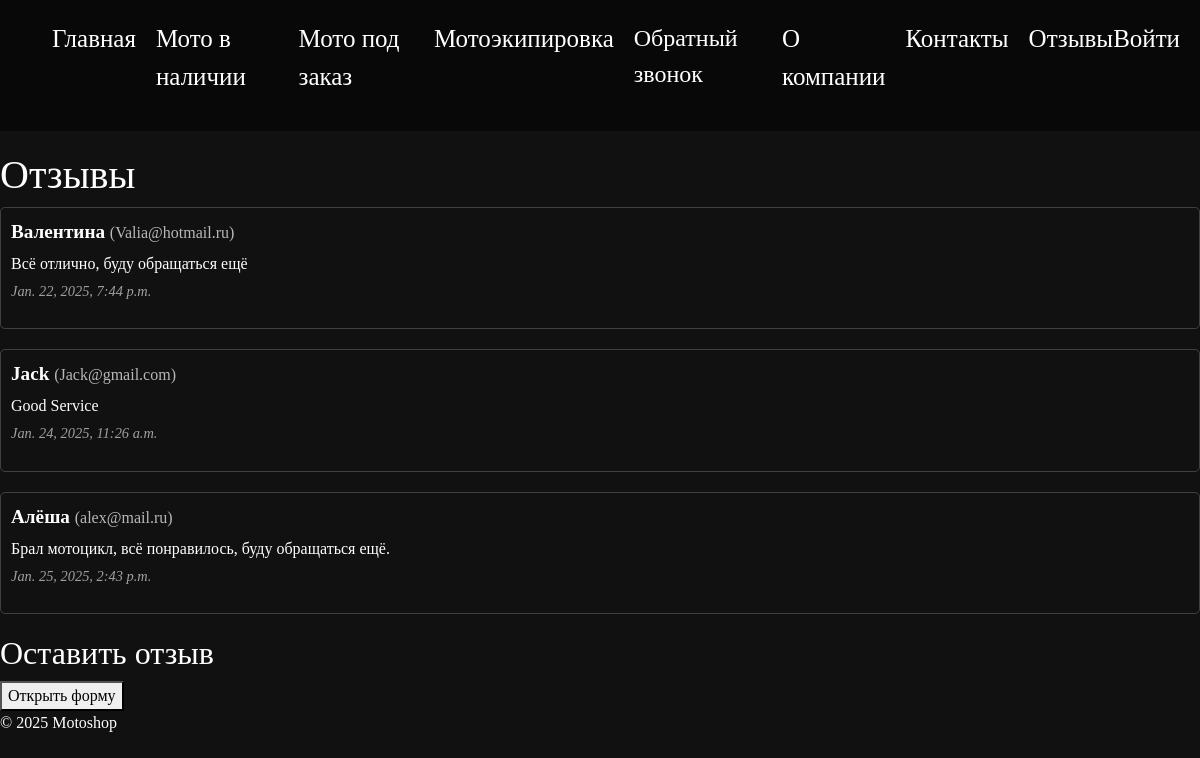
/comments/comments/, run on an earlier commit of the app's database.
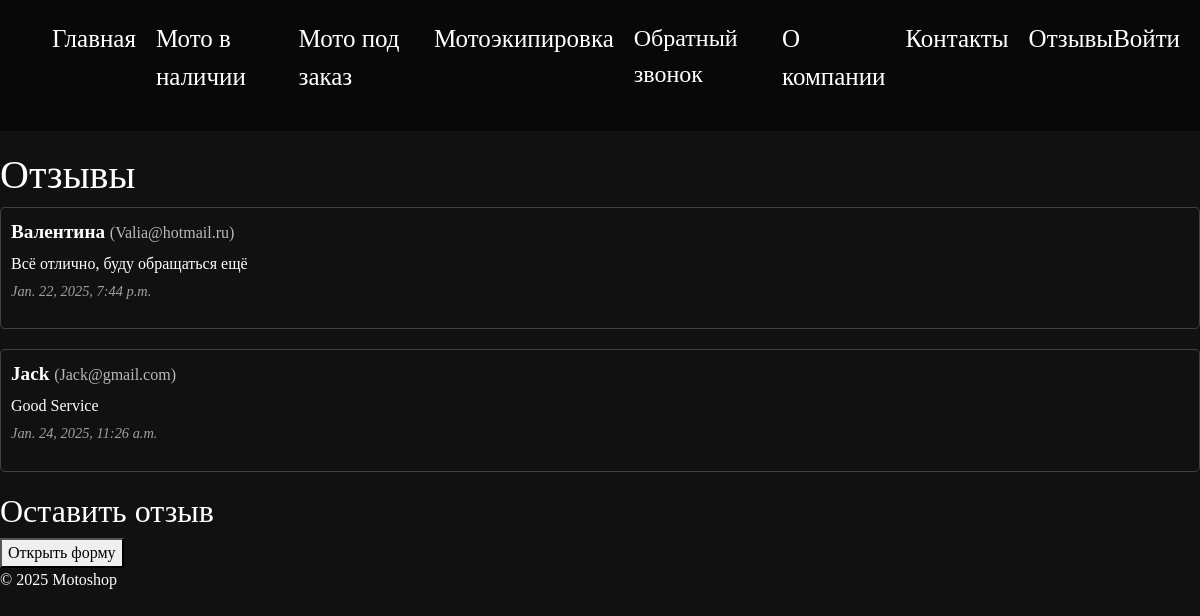
And on a later commit of the database.
### comments/models.py (models this page shows, shortened)
class Comment(models.Model):
    name = models.CharField(max_length=100)
    email = models.EmailField()
    text = models.TextField()
    created_at = models.DateTimeField(auto_now_add=True)

### comments/views.py (the view)
# urls.py: path('comments/', views.comments_page, name='comments'),
def comments_page(request):
    comments = Comment.objects.all()
    if request.method == 'POST':
        form = CommentForm(request.POST)
        if form.is_valid():
            form.save()  # Сохраняем новый комментарий
            return redirect('comments')  # Перенаправляем на ту же страницу
    else:
        form = CommentForm()
    return render(request, 'main/comments.html', {
        'comments': comments,
        'form': form,
    })

### main/templates/main/comments.html (shortened to what this page needs)
{% load static %}
<!DOCTYPE html>
<html lang="ru">
<head>
    <link href="https://cdn.jsdelivr.net/npm/bootstrap@5.3.0-alpha1/dist/css/bootstrap.min.css" rel="stylesheet">
    <link rel="stylesheet" href="{% static 'css/styles.css' %}">
</head>
<body>
    <header>
        <nav>
            <ul>
                <li><a href="{% url 'index' %}">Главная</a></li>
                <li><a href="{% url 'in_stock' %}">Мото в наличии</a></li>
                <li><a href="{% url 'to_order' %}">Мото под заказ</a></li>
                <li><a href="{% url 'equip' %}">Мотоэкипировка</a></li>
                <li class="nav-item"><a class="nav-link" href="#" data-bs-toggle="modal" data-bs-target="#callbackModal">Обратный звонок</a></li>
                <li><a href="{% url 'about' %}">О компании</a></li>
                <li><a href="{% url 'contacts' %}">Контакты</a></li>
                <li><a href="{% url 'comments' %}">Отзывы</a></li>
            </ul>
            <a href="{% url 'login' %}" class="buy-btn">Войти</a>
        </nav>
    </header>
    <main>
        <section class="comments">
            <h1>Отзывы</h1>
            {% for comment in comments %}
                <div class="comment" style="margin-bottom: 20px; padding: 10px; border: 1px solid rgba(255, 255, 255, 0.2); border-radius: 5px;">
                    <p style="font-size: 1.2rem; margin-bottom: 5px;">
                        <strong>{{ comment.name }}</strong>
                        <span style="font-size: 1rem; color: rgba(255, 255, 255, 0.7);">({{ comment.email }})</span>
                    </p>
                    <p style="font-size: 1rem; line-height: 1.5; margin-bottom: 5px;">
                        {{ comment.text }}
                    </p>
                    <p style="font-size: 0.9rem; font-style: italic; color: rgba(255, 255, 255, 0.6);">
                        {{ comment.created_at }}
                    </p>
                </div>
            {% empty %}
                <p>Пока нет отзывов.</p>
            {% endfor %}
        </section>
        <h2>Оставить отзыв</h2>
        <button id="showFormButton">Открыть форму</button>
    </main>
    <footer>
        <p>&copy; 2025 Motoshop</p>
    </footer>
</body>
</html>

### main/templates/main/callback_form.html (shortened to what this page needs)
{% load static %}

### static/css/styles.css (style rules this page uses)
body { background-color: #111; font-family: serif; background-image: url("/static/images/background.jpg"); background-size: cover; background-position: center; background-repeat: no-repeat; background-attachment: fixed; color: white; margin: 0; padding: 0; }
header nav { display: flex; justify-content: space-between; padding: 20px; background: rgba(0, 0, 0, 0.5); }
ul { list-style: none; display: flex; gap: 20px; }
a { font-size: 25px; text-decoration: none; color: white; }
section { margin: 20px 0; }
.nav-link { font-size: 1.5rem; }

What changed in the data, as far as the page shows it:
removed Comment: name "Алёша", email "alex@mail.ru", text "Брал мотоцикл, всё понравилось, буду обращаться ещё.", created_at "Jan. 25, 2025, 2:43 p.m."
